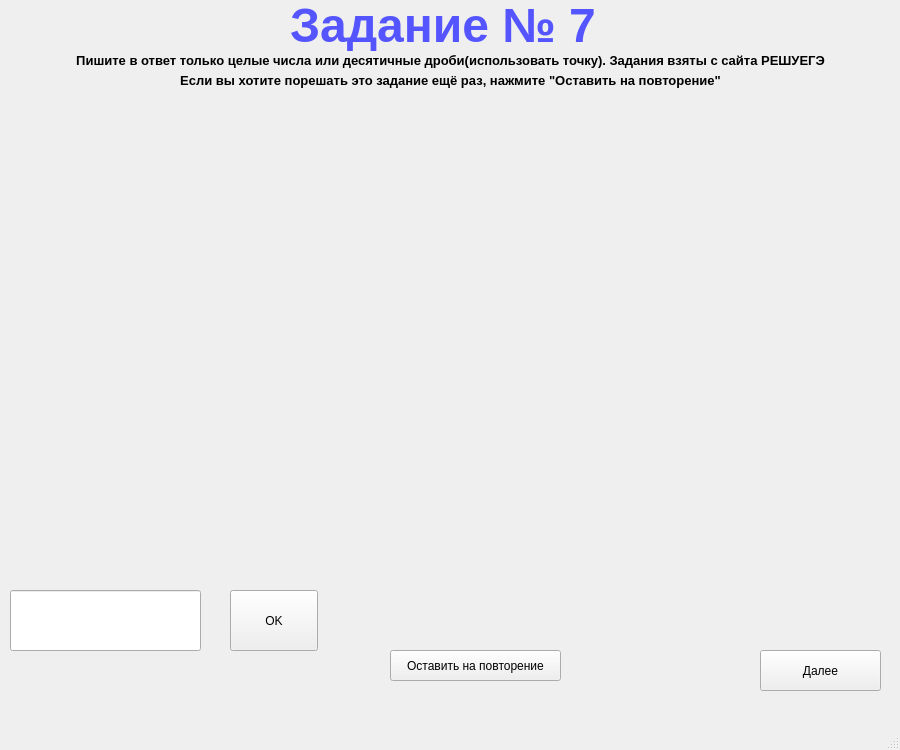
<?xml version="1.0" encoding="UTF-8"?>
<ui version="4.0">
 <class>MainWindow</class>
 <widget class="QMainWindow" name="MainWindow">
  <property name="geometry">
   <rect>
    <x>0</x>
    <y>0</y>
    <width>900</width>
    <height>750</height>
   </rect>
  </property>
  <property name="windowTitle">
   <string>MainWindow</string>
  </property>
  <widget class="QWidget" name="centralwidget">
   <widget class="QLabel" name="label">
    <property name="geometry">
     <rect>
      <x>290</x>
      <y>0</y>
      <width>321</width>
      <height>51</height>
     </rect>
    </property>
    <property name="palette">
     <palette>
      <active>
       <colorrole role="WindowText">
        <brush brushstyle="SolidPattern">
         <color alpha="255">
          <red>85</red>
          <green>85</green>
          <blue>255</blue>
         </color>
        </brush>
       </colorrole>
      </active>
      <inactive>
       <colorrole role="WindowText">
        <brush brushstyle="SolidPattern">
         <color alpha="255">
          <red>85</red>
          <green>85</green>
          <blue>255</blue>
         </color>
        </brush>
       </colorrole>
      </inactive>
      <disabled>
       <colorrole role="WindowText">
        <brush brushstyle="SolidPattern">
         <color alpha="255">
          <red>160</red>
          <green>162</green>
          <blue>164</blue>
         </color>
        </brush>
       </colorrole>
      </disabled>
     </palette>
    </property>
    <property name="font">
     <font>
      <pointsize>36</pointsize>
      <weight>75</weight>
      <bold>true</bold>
     </font>
    </property>
    <property name="text">
     <string>Задание № 7</string>
    </property>
   </widget>
   <widget class="QLabel" name="label_2">
    <property name="geometry">
     <rect>
      <x>0</x>
      <y>50</y>
      <width>901</width>
      <height>21</height>
     </rect>
    </property>
    <property name="font">
     <font>
      <pointsize>10</pointsize>
      <weight>75</weight>
      <bold>true</bold>
     </font>
    </property>
    <property name="text">
     <string>Пишите в ответ только целые числа или десятичные дроби(использовать точку). Задания взяты с сайта РЕШУЕГЭ</string>
    </property>
    <property name="alignment">
     <set>Qt::AlignCenter</set>
    </property>
   </widget>
   <widget class="QLabel" name="color_fon">
    <property name="geometry">
     <rect>
      <x>20</x>
      <y>100</y>
      <width>840</width>
      <height>411</height>
     </rect>
    </property>
    <property name="text">
     <string/>
    </property>
   </widget>
   <widget class="QLabel" name="t_or_f_p1">
    <property name="geometry">
     <rect>
      <x>50</x>
      <y>520</y>
      <width>761</width>
      <height>51</height>
     </rect>
    </property>
    <property name="text">
     <string/>
    </property>
   </widget>
   <widget class="QLineEdit" name="ans_p1">
    <property name="geometry">
     <rect>
      <x>10</x>
      <y>590</y>
      <width>191</width>
      <height>61</height>
     </rect>
    </property>
   </widget>
   <widget class="QPushButton" name="btn_ok_p1">
    <property name="geometry">
     <rect>
      <x>230</x>
      <y>590</y>
      <width>88</width>
      <height>61</height>
     </rect>
    </property>
    <property name="text">
     <string>OK</string>
    </property>
   </widget>
   <widget class="QPushButton" name="btn_next_p1">
    <property name="geometry">
     <rect>
      <x>760</x>
      <y>650</y>
      <width>121</width>
      <height>41</height>
     </rect>
    </property>
    <property name="text">
     <string>Далее</string>
    </property>
   </widget>
   <widget class="QPushButton" name="btn_repeat">
    <property name="geometry">
     <rect>
      <x>390</x>
      <y>650</y>
      <width>171</width>
      <height>31</height>
     </rect>
    </property>
    <property name="text">
     <string>Оставить на повторение</string>
    </property>
   </widget>
   <widget class="QLabel" name="label_3">
    <property name="geometry">
     <rect>
      <x>10</x>
      <y>70</y>
      <width>881</width>
      <height>21</height>
     </rect>
    </property>
    <property name="font">
     <font>
      <pointsize>10</pointsize>
      <weight>75</weight>
      <bold>true</bold>
     </font>
    </property>
    <property name="text">
     <string>Если вы хотите порешать это задание ещё раз, нажмите &quot;Оставить на повторение&quot;</string>
    </property>
    <property name="alignment">
     <set>Qt::AlignCenter</set>
    </property>
   </widget>
   <widget class="QLabel" name="problem_1">
    <property name="geometry">
     <rect>
      <x>20</x>
      <y>100</y>
      <width>851</width>
      <height>411</height>
     </rect>
    </property>
    <property name="text">
     <string/>
    </property>
    <property name="alignment">
     <set>Qt::AlignCenter</set>
    </property>
   </widget>
  </widget>
  <widget class="QMenuBar" name="menubar">
   <property name="geometry">
    <rect>
     <x>0</x>
     <y>0</y>
     <width>900</width>
     <height>30</height>
    </rect>
   </property>
  </widget>
  <widget class="QStatusBar" name="statusbar"/>
 </widget>
 <resources/>
 <connections/>
</ui>
